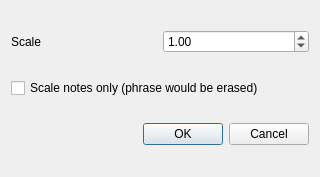
<?xml version="1.0" encoding="UTF-8"?>
<ui version="4.0">
 <class>Dialog</class>
 <widget class="QDialog" name="Dialog">
  <property name="geometry">
   <rect>
    <x>0</x>
    <y>0</y>
    <width>320</width>
    <height>177</height>
   </rect>
  </property>
  <property name="windowTitle">
   <string>Dialog</string>
  </property>
  <layout class="QGridLayout" name="gridLayout">
   <item row="0" column="0">
    <widget class="QLabel" name="label">
     <property name="text">
      <string>Scale</string>
     </property>
    </widget>
   </item>
   <item row="0" column="1">
    <widget class="QDoubleSpinBox" name="scaleSpinBox">
     <property name="maximum">
      <double>4.000000000000000</double>
     </property>
     <property name="singleStep">
      <double>0.100000000000000</double>
     </property>
     <property name="value">
      <double>1.000000000000000</double>
     </property>
    </widget>
   </item>
   <item row="1" column="0" colspan="2">
    <widget class="QCheckBox" name="onlyNotesCheckBox">
     <property name="text">
      <string>Scale notes only (phrase would be erased)</string>
     </property>
    </widget>
   </item>
   <item row="2" column="0" colspan="2">
    <widget class="QDialogButtonBox" name="buttonBox">
     <property name="orientation">
      <enum>Qt::Horizontal</enum>
     </property>
     <property name="standardButtons">
      <set>QDialogButtonBox::Cancel|QDialogButtonBox::Ok</set>
     </property>
    </widget>
   </item>
  </layout>
 </widget>
 <resources/>
 <connections>
  <connection>
   <sender>buttonBox</sender>
   <signal>accepted()</signal>
   <receiver>Dialog</receiver>
   <slot>accept()</slot>
   <hints>
    <hint type="sourcelabel">
     <x>248</x>
     <y>254</y>
    </hint>
    <hint type="destinationlabel">
     <x>157</x>
     <y>274</y>
    </hint>
   </hints>
  </connection>
  <connection>
   <sender>buttonBox</sender>
   <signal>rejected()</signal>
   <receiver>Dialog</receiver>
   <slot>reject()</slot>
   <hints>
    <hint type="sourcelabel">
     <x>316</x>
     <y>260</y>
    </hint>
    <hint type="destinationlabel">
     <x>286</x>
     <y>274</y>
    </hint>
   </hints>
  </connection>
 </connections>
</ui>
